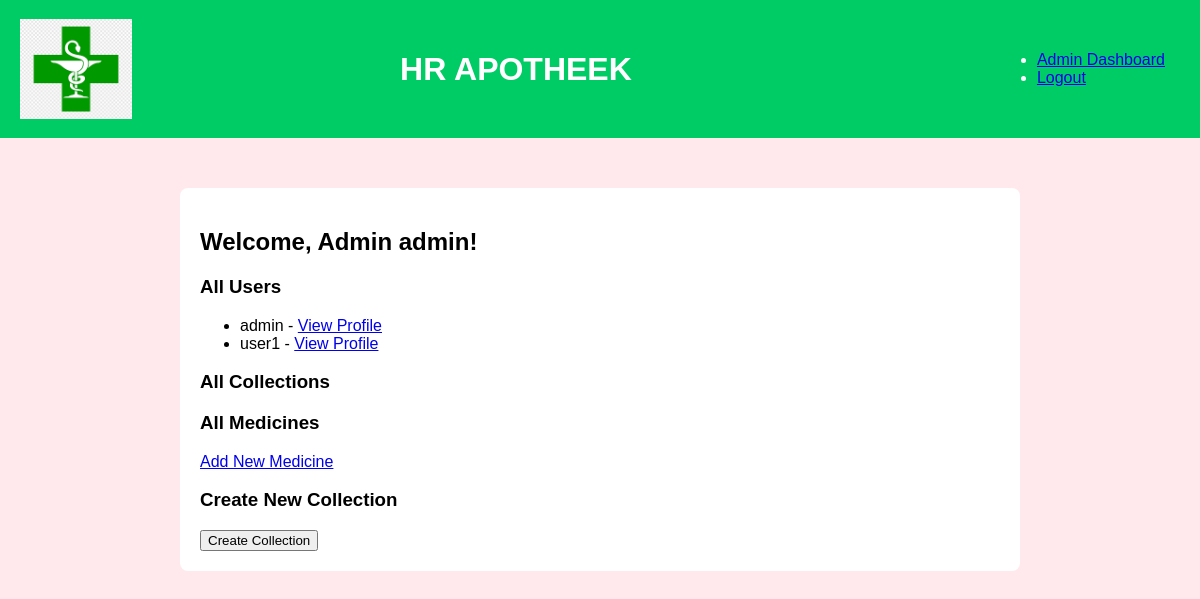
/custom_admin/dashboard/ (signed in), run on an earlier commit of the app's database.
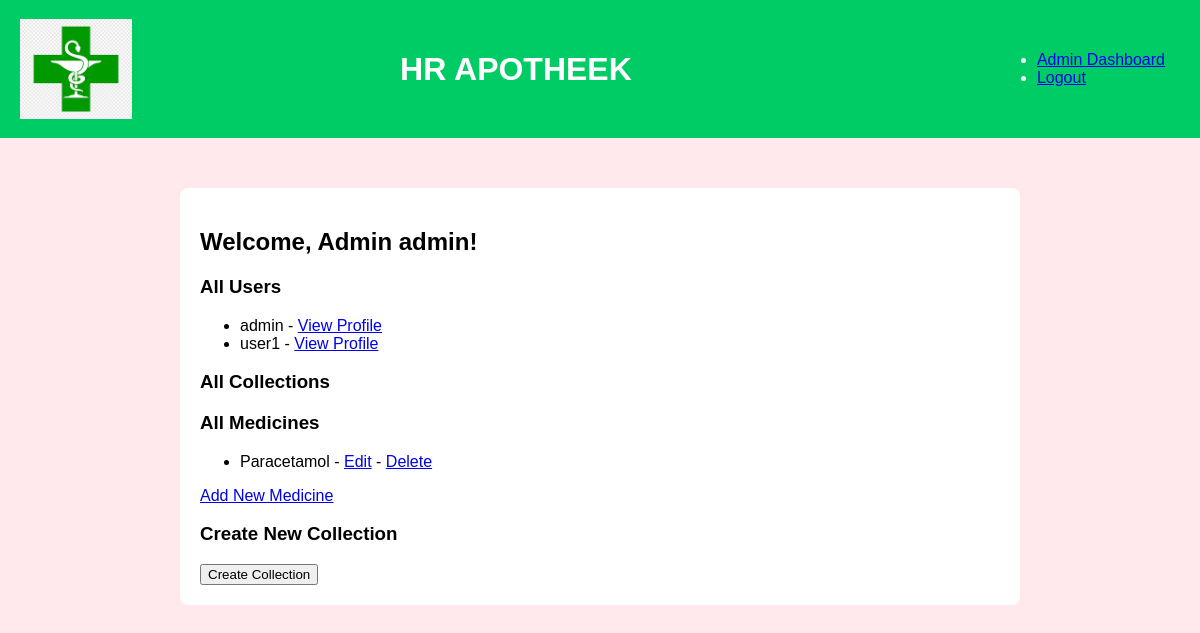
And on a later commit of the database.
### base/models.py (models this page shows, shortened)
class Medicine(models.Model):
    name = models.CharField(max_length=100)
    manufacturer = models.CharField(max_length=100)
    cures = models.TextField()
    side_effects = models.TextField()

### base/views.py (the view)
# urls.py: path('dashboard/', views.admin_dashboard, name='admin_dashboard'),
@login_required
@user_passes_test(lambda u: u.is_staff)
def admin_dashboard(request):
    users = User.objects.all()
    collections = Collection.objects.all()
    medicines = Medicine.objects.all()
    return render(request, 'admin/admin_dashboard.html', {'users': users, 'collections': collections, 'medicines': medicines})

### base/templates/admin/admin_dashboard.html (shortened to what this page needs)
<!DOCTYPE html>
<html lang="en">
<head>
    {% load static %}
    <link rel="stylesheet" href="{% static 'base/css/urlpos.css' %}">
</head>
<body>
    {% include 'base/base.html' %}
    <main>
        <h2>Welcome, Admin {{ user.username }}!</h2>
        <h3>All Users</h3>
        <ul>
            {% for user in users %}
                <li>
                    {{ user.username }} - <a href="{% url 'admin_view_user_profile' user.id %}">View Profile</a>
                </li>
            {% endfor %}
        </ul>
        <h3>All Collections</h3>
        <h3>All Medicines</h3>
        <ul>
            {% for medicine in medicines %}
                <li>
                    {{ medicine.name }} - <a href="{% url 'admin_edit_medicine' medicine.id %}">Edit</a> -
                    <a href="{% url 'admin_delete_medicine' medicine.id %}">Delete</a>
                </li>
            {% endfor %}
        </ul>
        <a href="{% url 'admin_add_medicine' %}">Add New Medicine</a>
        <h3>Create New Collection</h3>
        <form method="post" action="{% url 'admin_create_prescription' %}">
            <button type="submit">Create Collection</button>
        </form>
    </main>
</body>
</html>

What changed in the data, as far as the page shows it:
added Medicine: name "Paracetamol"
